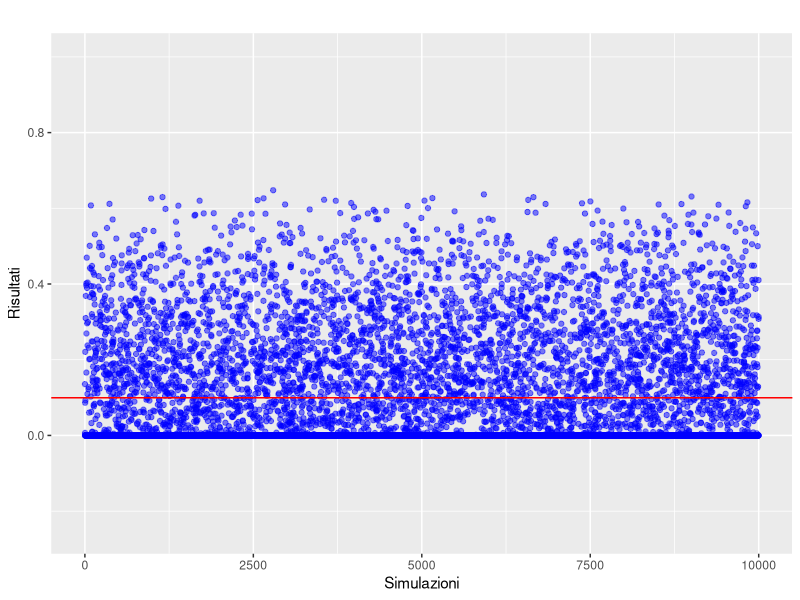

Write the R code that produced this figure. (Note: this script raises an error after producing the figure.)
MCDAIP <- function(S0, X, T, r, sigma, M, q, H, n) {
  dt <- T / n
  S <- numeric(n + 1)
  S[1] <- S0
  P <- numeric(M)
  
  for (j in 1:M) {
    for (i in 1:n) {
      Y <- rnorm(1)
      S[i + 1] <- S[i] * exp((r - sigma * sigma - q) * dt + sqrt(dt) * sigma * Y)
    }
    
    if (min(S) > H) {
      P[j] <- max(X - S[n], 0)
    } else {
      P[j] <- 0
    }
  }
  
  MCDAIP <- exp(-r * T) * mean(P)
  return(MCDAIP)
}

# Impostazione dei parametri
S0 <- 2.7
X <- 2.65
H <- 2
R <- 10
r <- 0.03
T <- 0.08
sigma <- 0.43
M <- 10000
q <- 0
n <- 30  # Numero di rilevazioni del prezzo

# Calcolo il valore dell'opzione MCDAOC
result <- MCDAIP(S0, X, T, r, sigma, M, q, H, n)
cat("Il valore dell'opzione MCDAOC è:", result, "\n")


# Dichiarazione dei parametri
S0 <- 2.7
X <- 2.65
H <- 2
R <- 10
r <- 0.03
T <- 0.08
sigma <- 0.43
M <- 10000
q <- 0
n <- 30  # Numero di rilevazioni del prezzo

# Creazione di un vettore vuoto per i risultati di P
P <- numeric(M)

# Imposta il seed per la riproducibilità
set.seed(123)

# Calcola i valori di P utilizzando l'algoritmo MCDAIP
for (j in 1:M) {
  S <- numeric(n + 1)
  S[1] <- S0
  for (i in 1:n) {
    Y <- rnorm(1)
    S[i + 1] <- S[i] * exp((r - sigma * sigma - q) * T/n + sqrt(T/n) * sigma * Y)
  }
  
  if (min(S) > H) {
    P[j] <- max(X - S[n], 0)
  } else {
    P[j] <- 0
  }
}

# Crea un dataframe con i risultati di P
df <- data.frame(Simulazione = 1:M, Valore_P = P)

# Calcola il valore medio dei risultati di P
valore_medio_P <- mean(df$Valore_P)

# Crea il grafico di dispersione con i limiti dell'asse y e una retta rossa
library(ggplot2)

grafico_dispersione <- ggplot(df, aes(x = Simulazione, y = Valore_P)) +
  geom_point(color = "blue", alpha=0.5) +
  geom_hline(yintercept = valore_medio_P, color = "red") +  # Retta rossa
  ylim(-0.25, 1) +  # Limiti dell'asse y
  labs(x = "Simulazioni", y = "Risultati", title = "")


# Visualizza il grafico
print(grafico_dispersione)

scatter_plot <- ggplot(data = df2, aes(x = Simulazioni, y = Risultati)) +
  geom_point(color = "blue", alpha = 0.5) +
  geom_hline(yintercept = risultato, color = "red") +
  labs(x = "Simulazioni", y = "Risultati", title = "")








